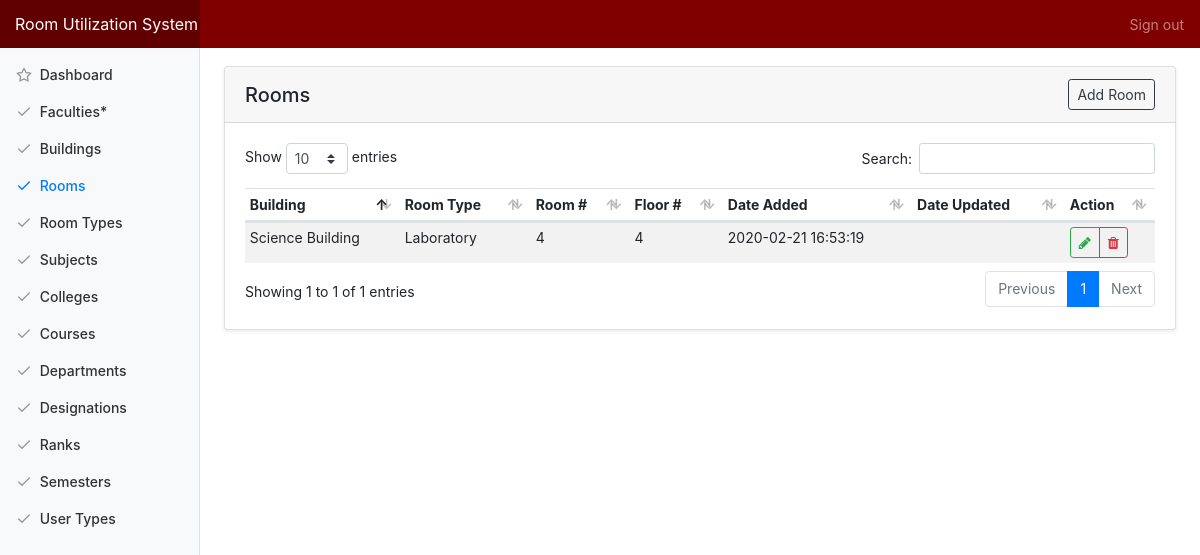
The page /index.php/admin/room on the database as committed earlier.
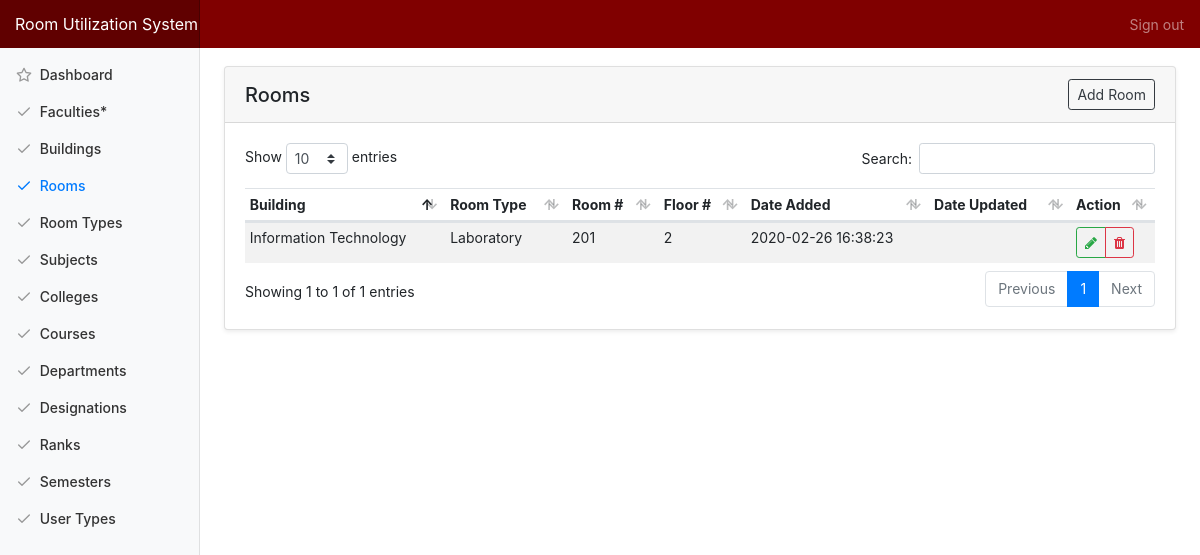
The same page on the database as committed later.
### tables this page shows
CREATE TABLE `tbl_room` (
  `room_id` int(11) NOT NULL,
  `room_type_id` int(50) NOT NULL,
  `building_id` int(11) NOT NULL,
  `room_number` int(11) NOT NULL,
  `room_floor` int(11) NOT NULL,
  `room_added` datetime NOT NULL DEFAULT CURRENT_TIMESTAMP,
  `room_modified` datetime DEFAULT NULL ON UPDATE CURRENT_TIMESTAMP
);

CREATE TABLE `tbl_building` (
  `building_id` int(10) NOT NULL,
  `building_name` varchar(255) NOT NULL,
  `no_of_rooms` int(10) NOT NULL,
  `no_of_floors` int(10) NOT NULL,
  `building_added` datetime NOT NULL DEFAULT CURRENT_TIMESTAMP,
  `building_modified` datetime NOT NULL DEFAULT '0000-00-00 00:00:00' ON UPDATE CURRENT_TIMESTAMP
);

CREATE TABLE `tbl_room_type` (
  `room_type_id` int(11) NOT NULL,
  `room_type` varchar(50) NOT NULL,
  `room_description` varchar(150) NOT NULL,
  `room_type_added` datetime NOT NULL DEFAULT CURRENT_TIMESTAMP,
  `room_type_modified` datetime NOT NULL DEFAULT '0000-00-00 00:00:00' ON UPDATE CURRENT_TIMESTAMP
);

### application/controllers/Admin.php (called while the page is built, shortened)
<?php
class Admin extends CI_Controller {
	public function room(){
		$data['title'] = "Rooms";
		$data['buildings'] = $this->main_model->getBuildings();
		$data['rooms'] = $this->main_model->getRooms();
		$data['room_types'] = $this->main_model->getRoomTypes();
		$this->load->view('templates/header', $data);
		$this->load->view('admin/room');
		$this->load->view('templates/footer');
	}
}

### index.php (called while the page is built, shortened)
<?php
require_once BASEPATH.'core/CodeIgniter.php';

### application/models/Main_model.php (called while the page is built, shortened)
<?php defined('BASEPATH') OR exit('No direct script access allowed');
Class Main_model extends CI_Model{
	public function getRooms(){
		return $this->db->join('tbl_building', 'tbl_building.building_id = tbl_room.building_id')->join('tbl_room_type', 'tbl_room_type.room_type_id = tbl_room.room_type_id')->get('tbl_room')->result_array();
	}
}

### application/views/admin/room.php (the view, shortened to what this page needs)
<div class="container-fluid">
  <div class="row">
    <main role="main" class="col-md-9 ml-sm-auto col-lg-10 pt-4 px-4 mb-3">
      <div class="card shadow-sm">
			  <h5 class="card-header d-flex justify-content-between align-items-center">
          <?=$title?>
          <a href="#" class="btn btn-outline-dark btn-sm" data-toggle="modal" data-target="#modal_room_add">Add Room</a>
        </h5>
			  <div class="card-body">
          <table class="table table-striped table-hover table-sm">
            <thead>
              <tr>
                <th>Building</th>
                <th>Room Type</th>
                <th>Room #</th>
                <th>Floor #</th>
                <th>Date Added</th>
                <th>Date Updated</th>
                <th>Action</th>
              </tr>
            </thead>
            <tbody>
              <?php foreach ($rooms as $row) {?>
              <tr>
                <td><?=$row['building_name']?></td>
                <td><?=$row['room_type']?></td>
                <td><?=$row['room_number']?></td>
                <td><?=$row['room_floor']?></td>
                <td><?=$row['room_added']?></td>
                <td><?=$row['room_modified']?></td>
                <td>
                  <div class="btn-group" role="group">
                    <a href="#" class="btn btn-sm btn-outline-success action-btn updateRoom" id="<?=$row['room_id']?>//<?=$row['building_id']?>//<?=$row['room_type_id']?>//<?=$row['room_number']?>//<?=$row['room_floor']?>//<?=$row['room_type']?>" data-toggle="modal" data-target="#modal_room_update" data-toggle="tooltip" data-placement="top" title="Update Room">
                      <span class="fa fa-pencil"></span>
                    </a>
                    <a href="#" id="<?=base_url('admin/delete/room/'.$row['room_id'])?>" class="btn btn-sm btn-outline-danger action-btn delete" data-toggle="tooltip" data-placement="top" title="Delete Room">
                      <span class="fa fa-trash"></span>
                    </a>
                  </div>
                </td>
              </tr>
              <?php } ?>
            </tbody>
          </table>
			  </div>
			</div>
   </main>
  </div>
</div>

Rows that differ between the two databases and show on the page:
no longer on this page (row unchanged): tbl_room: building.building_name "Science Building", room_type.room_type "Laboratory", room_number "4", room_floor "4", room_added "2020-02-21 16:53:19"
added tbl_room: building.building_name "Information Technology", room_type.room_type "Laboratory", room_number "201", room_floor "2", room_added "2020-02-26 16:38:23"
